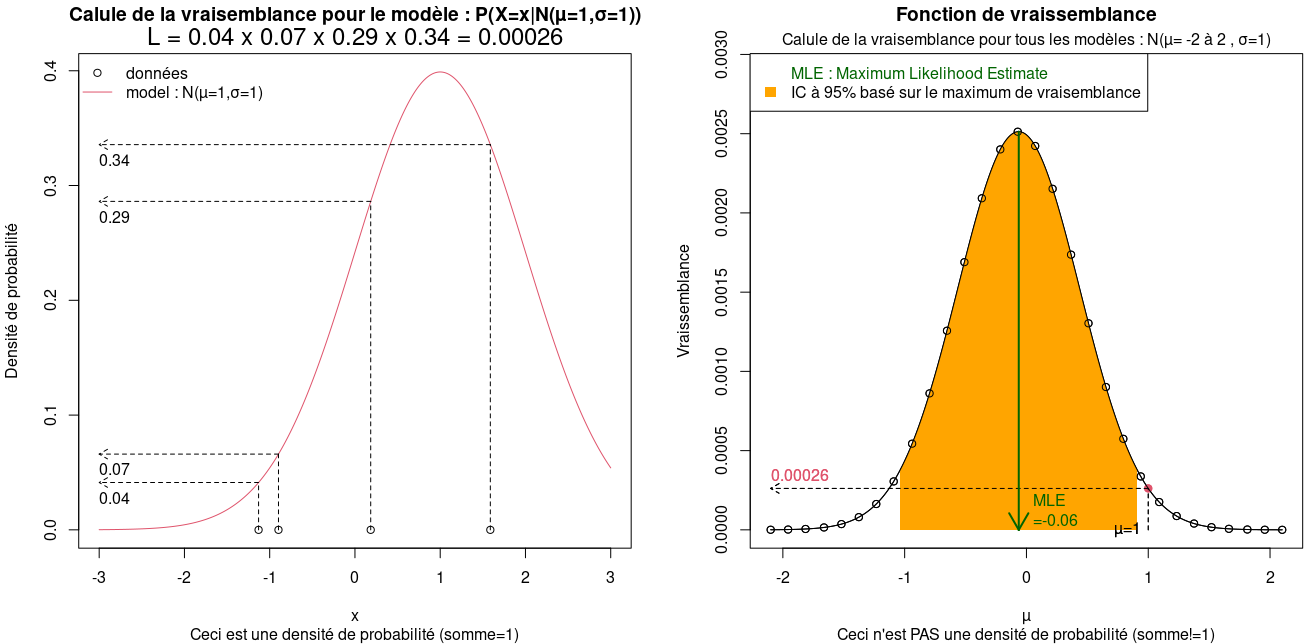

The script that drew this image:
# speed = 10

# seed = 1
# seed = seed+1

X11(width=14, height=7)
# X11(width=10, height=5)

set.seed(2)
µ = 1
n = 4

sleep = T

x = sort(rnorm(n))
xlim = max(c(3,abs(x)))
xlim = c(-xlim, xlim)

xP = seq(xlim[1],xlim[2],length = 500)
P = dnorm(xP,mean = µ,sd = 1)
L = dnorm(x,mean = µ,sd = 1)

xL = seq(xlim[1]*0.7,xlim[2]*0.7,length = 500)
Lfunc = sapply(xL,function(mu)prod(dnorm(x,mean = mu,sd = 1)))

par(mfrow=c(1,2))
plot(xP, P, type='l', ylim=c(0,max(P)), xlab = 'x', ylab = "Densité de probabilité",col=2
     , main = paste0('Calule de la vraisemblance pour le modèle : P(X=x|N(µ=',µ,',σ=1))')
     , sub = 'Ceci est une densité de probabilité (somme=1)'
)
legend(x = 'topleft',lty=c(NA,1),pch=c(1,NA),legend = c('données',paste0('model : N(µ=',µ,',σ=1)')),col=c(1,2),bty='n')
points(x,rep(0,n))

if(sleep){Sys.sleep(3/speed)}

for(i in 1:n){
  segments(x0 = x[i],x1 = x[i],y0 = 0,y1 = dnorm(x[i],mean = µ,sd = 1),lty = 2)
  arrows(  x0 = x[i],x1 = xlim[1],y0 = L[i],y1 = L[i],lty = 2, length = 0.1)
  text(x = xlim[1], y = L[i]-max(P)/30,labels = round(L[i],2),adj=0)
  if(sleep){Sys.sleep(1/speed)}
}

mtext(paste0('L = ',paste(round(L,2),collapse = ' x ')," = ",signif(prod(L),2))
     ,side = 3,line = 0.25,cex = 1.5)

if(sleep){Sys.sleep(3/speed)}
plot(xL, Lfunc, type='n', ylim=c(0,max(Lfunc)*1.15), xlab = 'µ', ylab = "Vraissemblance", main = 'Fonction de vraissemblance', sub = "Ceci n'est PAS une densité de probabilité (somme!=1)")
mtext(paste0('Calule de la vraisemblance pour tous les modèles : N(µ= -2 à 2 , σ=1)')
      ,side = 3,line = 0.25,cex = 1
      )


points(µ,prod(L),col=2, pch=19)
segments(x0 = µ,x1 = µ,y0 = 0,y1 = prod(L),lty = 2)
arrows(  x0 = µ,x1 = min(xL),y0 = prod(L),y1 = prod(L),lty = 2, length = 0.1)
text(x = µ-diff(xlim)/100, y = 0,labels = paste0('µ=',µ), adj=1)
text(x = min(xL), y = prod(L)+max(Lfunc)/30,labels = signif(prod(L),2), adj=0,col=2)

if(sleep){Sys.sleep(1.5/speed)}
for(i in round(seq(1,length(xL),length = 30))){
  points(xL[i], Lfunc[i])
  if(sleep){Sys.sleep(0.2/speed)}
}
points(xL, Lfunc, type='l')
if(sleep){Sys.sleep(3/speed)}

arrows(  x0 = xL[which.max(Lfunc)],x1 = xL[which.max(Lfunc)],y0 = max(Lfunc),y1 = 0,lty = 1, length = 0.2, col='darkgreen',lwd=2)
text(x = xL[which.max(Lfunc)]+diff(xlim)/50, y = 0+max(Lfunc)/20,labels = paste0('MLE\n=',signif(xL[which.max(Lfunc)],1)),adj=0, col='darkgreen')

legend(x = 'topleft',legend = c('MLE : Maximum Likelihood Estimate'),text.col=c("darkgreen"),bty='n')

if(sleep){Sys.sleep(1.5/speed)}

LfuncTab = cbind.data.frame('xL'=xL,'Lfunc'=Lfunc,'i'=1:length(Lfunc))
LfuncTab$cumSum = cumsum(LfuncTab$Lfunc) / sum(LfuncTab$Lfunc)

CI = c( LfuncTab$xL[which.min(abs(LfuncTab$cumSum-0.025))] , LfuncTab$xL[which.min(abs(LfuncTab$cumSum-0.975))] )
x = xL[   xL> CI[1] & xL < CI[2]]
y = Lfunc[xL> CI[1] & xL < CI[2]]

polygon(x = c(x,rev(x)), y = c(y,rep(0,length(x))),border = NA,col = "orange")

points(µ,prod(L),col=2, pch=19)
segments(x0 = µ,x1 = µ,y0 = 0,y1 = prod(L),lty = 2)
arrows(  x0 = µ,x1 = min(xL),y0 = prod(L),y1 = prod(L),lty = 2, length = 0.1)
text(x = µ-diff(xlim)/100, y = 0,labels = paste0('µ=',µ), adj=1)
text(x = min(xL), y = prod(L)+max(Lfunc)/30,labels = signif(prod(L),2), adj=0,col=2)

i=round(seq(1,length(xL),length = 30))
points(xL[i], Lfunc[i])
points(xL, Lfunc, type='l')

arrows(  x0 = xL[which.max(Lfunc)],x1 = xL[which.max(Lfunc)],y0 = max(Lfunc),y1 = 0,lty = 1, length = 0.2, col='darkgreen',lwd=2)
text(x = xL[which.max(Lfunc)]+diff(xlim)/50, y = 0+max(Lfunc)/20,labels = paste0('MLE\n=',signif(xL[which.max(Lfunc)],1)),adj=0, col='darkgreen')

legend(x = 'topleft',border = NA,fill=c(NA,"orange"),legend = c('MLE : Maximum Likelihood Estimate', "IC à 95% basé sur le maximum de vraisemblance"),text.col=c("darkgreen", "black"),bg = 'white')

# print(sum(LfuncTab$Lfunc[LfuncTab$xL > CI[1] & LfuncTab$xL < CI[2]]) / sum(LfuncTab$Lfunc))
# print(seed)
